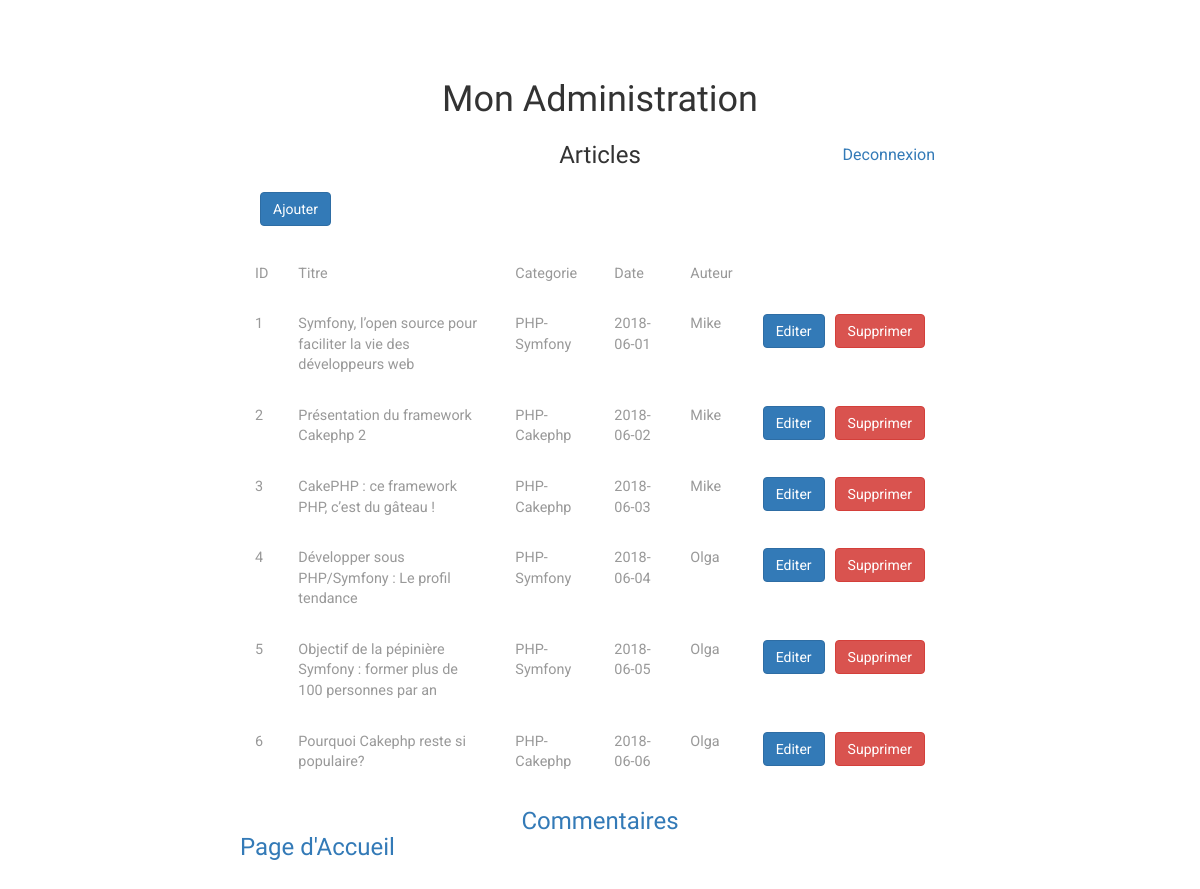
The app's page /admin (signed in), older data.
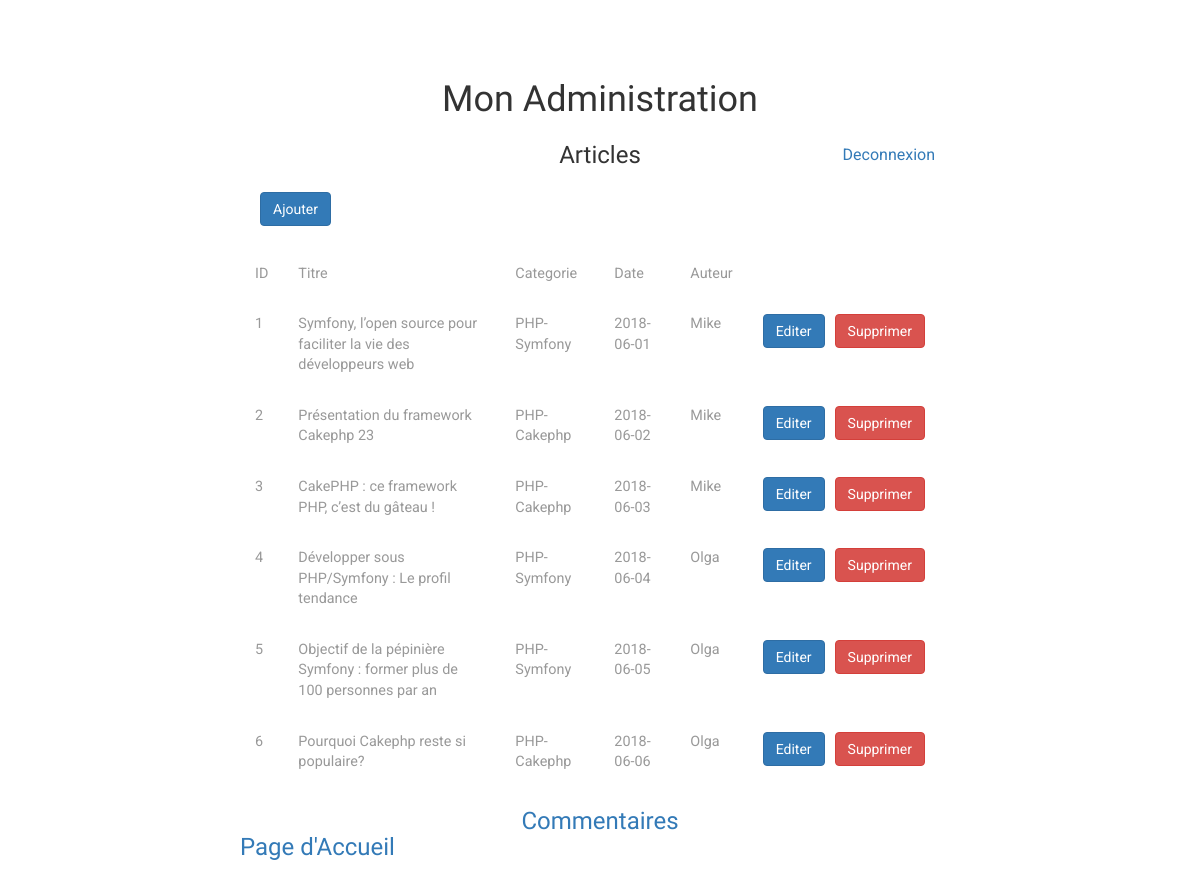
The same page, newer data.
### tables this page shows
CREATE TABLE `posts` (
  `idPosts` int(11) NOT NULL,
  `title` varchar(255) NOT NULL,
  `chapo` longtext NOT NULL,
  `content` longtext NOT NULL,
  `user_id` int(11) NOT NULL,
  `dateT` date NOT NULL,
  `dateUpdate` datetime NOT NULL,
  `category_id` int(11) NOT NULL
);

CREATE TABLE `categories` (
  `idCategories` int(11) NOT NULL,
  `name` varchar(255) NOT NULL
);

CREATE TABLE `users` (
  `idUsers` int(11) NOT NULL,
  `username` varchar(255) NOT NULL,
  `password` varchar(255) NOT NULL,
  `is_admin` int(11) NOT NULL,
  `email` varchar(255) NOT NULL,
  `token` varchar(255) DEFAULT NULL,
  `reset_token` varchar(255) DEFAULT NULL
);

### App/Controller/AdminController.php (called while the page is built, shortened)
<?php
class AdminController extends Controller
{
	public function index($delete = null, $id = null)
	{
		$url = $this -> basepath();
		$post = \App\App::getInstance() -> getTable('postsManager');
		$posts = $post -> getAll();
		$this -> page('admin/posts/index', compact('posts', 'url'));
	}
}

### App/App.php (called while the page is built, shortened)
<?php
class App
{
	private static $db;
	private static $instance;
	public static function getDb()
	{
		if (self::$db == null) {
			self::$db = new \App\Bdd\Database();
		}
		return self::$db;
	}
	public static function getInstance()
	{
		if(self::$instance == null){
			self::$instance = new App();
		}
		return self::$instance;
	}
	public function getTable($tableName)
	{
		return new $class_name();
	}
}

### App/Table/PostsManager.php (called while the page is built, shortened)
<?php
class PostsManager
{
protected $table = "posts";
	public function db()
	{
		$db = \App\App::getDb();
		return $db;
	}
	public function getAll()
	{
		$datas = $this -> db() -> query("SELECT posts.idPosts, posts.title, posts.content,
			posts.dateT, posts.category_id, categories.name, users.username
			FROM {$this -> table}
			JOIN categories ON categories.idCategories = posts.category_id
			JOIN users ON users.idUsers = posts.user_id", false, Posts::class);
		if ($datas) {
			return $datas;
		} else{
			return false;
		}
	}
}

### App/Bdd/Database.php (called while the page is built, shortened)
<?php
class Database
{
	private $db;
	private $settings = [];
	public function __construct()
	{
		$this -> settings = require 'App/Bdd/bdd.ini';
	}
	private function getPdo()
	{
		if ($this -> db == null) {
			$this -> db = new PDO('mysql:dbname=' .$this -> settings['dbName']. ';host=' .$this -> settings['host'].'', $this -> settings['user'], $this -> settings['pass']);
			$this -> db -> setAttribute(PDO::ATTR_ERRMODE, PDO::ERRMODE_WARNING);
		}
		return $this -> db;
	}
	public function query($statement, $one = true, $className = null)
	{
		$res = $this -> getPdo() -> query($statement);
		if ($className == true) {
			$res -> setFetchMode(PDO::FETCH_CLASS, $className);
		} else {
			$res -> setFetchMode(PDO::FETCH_OBJ);
		}
		if ($one) {
			$data = $res -> fetch();
		}
		else{
			$data = $res -> fetchAll();
		}
		return $data;
	}
}

### App/Table/Posts.php (called while the page is built, shortened)
<?php
class Posts
{
	private $idPosts;
	private $title;
	private $dateT;
	public function idPosts()
	{
		return $this -> idPosts;
	}
	public function title()
	{
		return $this -> title;
	}
	public function dateT()
	{
		return $this -> dateT;
	}
	public function getUsers()
	{
		$users = new \App\Auth\DbAuth();
		if (isset($this -> username)) {
			$users -> setUsername($this -> username);
		}
		return $users;
	}
	public function getCategories()
	{
		$categories = \App\App::getInstance() -> getTable('categories');
		if (isset($this -> name)) {
			$categories -> setName($this -> name);
		}
		return $categories;
	}
}

### App/Table/Categories.php (called while the page is built, shortened)
<?php
class Categories
{
	private $name;
	public function name()
	{
		return $this -> name;
	}
	public function setName($name)
	{
		$this -> name = $name;
	}
}

### App/Auth/DbAuth.php (called while the page is built, shortened)
<?php
class DbAuth
{
	 private $username;
	 public function username()
	 {
	 	return $this -> username;
	 }
	 public function setUsername($username)
	 {
	 	$this -> username = $username;
	 }
}

### App/Views/admin/posts/index.php (the view, shortened to what this page needs)
<h1 style="text-align: center;">Mon Administration</h1></br>
<h3 class="hidden-xs hidden-sm" style="text-align: center;">Articles</h3>
<div class="hidden-xs hidden-sm">
<a href="<?= $url; ?>destroy" style="float: right; position: relative; bottom: 25px; right: 25px;">Deconnexion</a></br>
<a style="position: relative; left: 20px;" class="btn btn-primary" href="<?= $url; ?>post.add">Ajouter</a>
<?php
if ($posts) { ?>
    <table class="table">
		<thead>
			<tr>
				<td>ID</td>
				<td>Titre</td>
				<td>Categorie</td>
				<td>Date</td>
				<td>Auteur</td>
			</tr>
		</thead>
		<tbody>
			<?php
			foreach($posts as $post): ?>
			<tr>
				<td><?= $post -> idPosts(); ?></td>
				<td><?= $post -> title(); ?></td>
				<td><?= $post -> getCategories() -> name(); ?></td>
				<td><?= $post -> dateT(); ?></td>
				<td><?= $post -> getUsers() -> username(); ?></td>
				<td><a class="btn btn-primary" href="<?= $url; ?>post.edit/<?= $post -> idPosts(); ?>">Editer</a></td>
				<td><a class="btn btn-danger" style="position: relative; right: 20px" href="<?= $url ?>admin/<?= $post -> idPosts(); ?>/delete">Supprimer</a></td>
			</tr>
			<?php
	        endforeach; ?>
		</tbody>
	</table> <?php
} else{
	echo "Aucun article à administrer..";
} ?>
<a href="<?= $url; ?>commentaires"><h3 style="text-align: center;">Commentaires</h3></a>
<h3><a href="<?= $url; ?>accueil">Page d'Accueil</a></h3>
</div>

Row changes from the older to the newer data that the page shows:
changed posts id 2: title "Présentation du framework Cakephp 2" → "Présentation du framework Cakephp 23"
